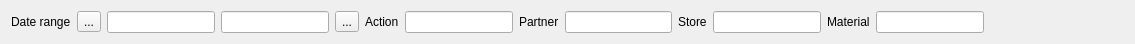
<?xml version="1.0" encoding="UTF-8"?>
<ui version="4.0">
 <class>FStoreMovement</class>
 <widget class="QWidget" name="FStoreMovement">
  <property name="geometry">
   <rect>
    <x>0</x>
    <y>0</y>
    <width>1135</width>
    <height>41</height>
   </rect>
  </property>
  <property name="windowTitle">
   <string>Form</string>
  </property>
  <layout class="QHBoxLayout" name="horizontalLayout">
   <item>
    <widget class="QLabel" name="label">
     <property name="text">
      <string>Date range</string>
     </property>
    </widget>
   </item>
   <item>
    <widget class="QToolButton" name="btnDateLeft">
     <property name="focusPolicy">
      <enum>Qt::NoFocus</enum>
     </property>
     <property name="text">
      <string>...</string>
     </property>
     <property name="icon">
      <iconset resource="../Resort/res.qrc">
       <normaloff>:/images/left.png</normaloff>:/images/left.png</iconset>
     </property>
    </widget>
   </item>
   <item>
    <widget class="EDateEdit" name="deStart"/>
   </item>
   <item>
    <widget class="EDateEdit" name="deEnd"/>
   </item>
   <item>
    <widget class="QToolButton" name="btnDateRight">
     <property name="focusPolicy">
      <enum>Qt::NoFocus</enum>
     </property>
     <property name="text">
      <string>...</string>
     </property>
     <property name="icon">
      <iconset resource="../Resort/res.qrc">
       <normaloff>:/images/right.png</normaloff>:/images/right.png</iconset>
     </property>
    </widget>
   </item>
   <item>
    <widget class="QLabel" name="label_4">
     <property name="text">
      <string>Action</string>
     </property>
    </widget>
   </item>
   <item>
    <widget class="EQLineEdit" name="leAction">
     <property name="focusPolicy">
      <enum>Qt::ClickFocus</enum>
     </property>
     <property name="EnableHiddenText" stdset="0">
      <bool>true</bool>
     </property>
    </widget>
   </item>
   <item>
    <widget class="QLabel" name="label_5">
     <property name="text">
      <string>Partner</string>
     </property>
    </widget>
   </item>
   <item>
    <widget class="EQLineEdit" name="lePartner">
     <property name="focusPolicy">
      <enum>Qt::ClickFocus</enum>
     </property>
    </widget>
   </item>
   <item>
    <widget class="QLabel" name="label_2">
     <property name="text">
      <string>Store</string>
     </property>
    </widget>
   </item>
   <item>
    <widget class="EQLineEdit" name="leStore">
     <property name="focusPolicy">
      <enum>Qt::ClickFocus</enum>
     </property>
     <property name="EnableHiddenText" stdset="0">
      <bool>true</bool>
     </property>
    </widget>
   </item>
   <item>
    <widget class="QLabel" name="label_3">
     <property name="text">
      <string>Material</string>
     </property>
    </widget>
   </item>
   <item>
    <widget class="EQLineEdit" name="leMaterial">
     <property name="focusPolicy">
      <enum>Qt::ClickFocus</enum>
     </property>
     <property name="EnableHiddenText" stdset="0">
      <bool>true</bool>
     </property>
    </widget>
   </item>
   <item>
    <spacer name="horizontalSpacer">
     <property name="orientation">
      <enum>Qt::Horizontal</enum>
     </property>
     <property name="sizeHint" stdset="0">
      <size>
       <width>140</width>
       <height>20</height>
      </size>
     </property>
    </spacer>
   </item>
  </layout>
 </widget>
 <customwidgets>
  <customwidget>
   <class>EQLineEdit</class>
   <extends>QLineEdit</extends>
   <header location="global">eqlineedit.h</header>
   <slots>
    <signal>customButtonClicked(bool)</signal>
   </slots>
  </customwidget>
  <customwidget>
   <class>EDateEdit</class>
   <extends>QLineEdit</extends>
   <header location="global">edateedit.h</header>
  </customwidget>
 </customwidgets>
 <resources>
  <include location="../Resort/res.qrc"/>
 </resources>
 <connections/>
</ui>
